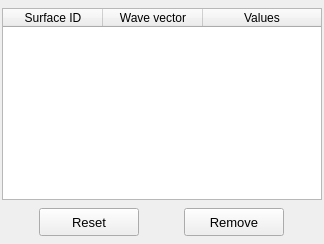
        <widget class="QWidget" name="tab_list">
         <attribute name="title">
          <string>List</string>
         </attribute>
         <layout class="QGridLayout" name="gridLayout_9">
          <property name="leftMargin">
           <number>2</number>
          </property>
          <property name="topMargin">
           <number>8</number>
          </property>
          <property name="rightMargin">
           <number>2</number>
          </property>
          <property name="bottomMargin">
           <number>2</number>
          </property>
          <property name="spacing">
           <number>2</number>
          </property>
          <item row="1" column="0">
           <widget class="QFrame" name="frame_3">
            <property name="minimumSize">
             <size>
              <width>320</width>
              <height>40</height>
             </size>
            </property>
            <property name="maximumSize">
             <size>
              <width>480</width>
              <height>40</height>
             </size>
            </property>
            <property name="frameShape">
             <enum>QFrame::NoFrame</enum>
            </property>
            <property name="frameShadow">
             <enum>QFrame::Raised</enum>
            </property>
            <layout class="QGridLayout" name="gridLayout_8">
             <property name="leftMargin">
              <number>4</number>
             </property>
             <property name="topMargin">
              <number>4</number>
             </property>
             <property name="rightMargin">
              <number>4</number>
             </property>
             <property name="bottomMargin">
              <number>4</number>
             </property>
             <property name="horizontalSpacing">
              <number>12</number>
             </property>
             <item row="0" column="0">
              <widget class="QPushButton" name="pushButton_reset">
               <property name="minimumSize">
                <size>
                 <width>100</width>
                 <height>28</height>
                </size>
               </property>
               <property name="maximumSize">
                <size>
                 <width>100</width>
                 <height>28</height>
                </size>
               </property>
               <property name="font">
                <font>
                 <family>MS Shell Dlg 2</family>
                 <pointsize>10</pointsize>
                 <weight>50</weight>
                 <italic>false</italic>
                 <bold>false</bold>
                </font>
               </property>
               <property name="styleSheet">
                <string notr="true"/>
               </property>
               <property name="text">
                <string>Reset</string>
               </property>
              </widget>
             </item>
             <item row="0" column="1">
              <widget class="QPushButton" name="pushButton_remove">
               <property name="minimumSize">
                <size>
                 <width>100</width>
                 <height>28</height>
                </size>
               </property>
               <property name="maximumSize">
                <size>
                 <width>100</width>
                 <height>28</height>
                </size>
               </property>
               <property name="font">
                <font>
                 <family>MS Shell Dlg 2</family>
                 <pointsize>10</pointsize>
                 <weight>50</weight>
                 <italic>false</italic>
                 <bold>false</bold>
                </font>
               </property>
               <property name="styleSheet">
                <string notr="true"/>
               </property>
               <property name="text">
                <string>Remove</string>
               </property>
              </widget>
             </item>
            </layout>
           </widget>
          </item>
          <item row="0" column="0">
           <widget class="QTreeWidget" name="treeWidget_incident_plane_wave">
            <property name="minimumSize">
             <size>
              <width>320</width>
              <height>100</height>
             </size>
            </property>
            <property name="maximumSize">
             <size>
              <width>400</width>
              <height>200</height>
             </size>
            </property>
            <property name="font">
             <font>
              <family>MS Shell Dlg 2</family>
              <pointsize>9</pointsize>
              <italic>false</italic>
             </font>
            </property>
            <property name="toolTip">
             <string>Select a face to remove the previously attributed boundary condition.</string>
            </property>
            <property name="indentation">
             <number>1</number>
            </property>
            <property name="headerHidden">
             <bool>false</bool>
            </property>
            <attribute name="headerHighlightSections">
             <bool>false</bool>
            </attribute>
            <attribute name="headerShowSortIndicator" stdset="0">
             <bool>false</bool>
            </attribute>
            <attribute name="headerStretchLastSection">
             <bool>true</bool>
            </attribute>
            <column>
             <property name="text">
              <string>Surface ID</string>
             </property>
             <property name="textAlignment">
              <set>AlignCenter</set>
             </property>
            </column>
            <column>
             <property name="text">
              <string>Wave vector</string>
             </property>
             <property name="textAlignment">
              <set>AlignCenter</set>
             </property>
            </column>
            <column>
             <property name="text">
              <string>Values</string>
             </property>
             <property name="textAlignment">
              <set>AlignCenter</set>
             </property>
            </column>
           </widget>
          </item>
         </layout>
        </widget>
